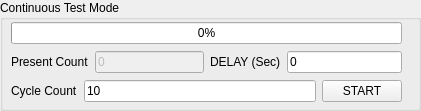
    <widget class="QGroupBox" name="test_mode">
     <property name="geometry">
      <rect>
       <x>20</x>
       <y>590</y>
       <width>421</width>
       <height>111</height>
      </rect>
     </property>
     <property name="title">
      <string>Continuous Test Mode</string>
     </property>
     <widget class="QWidget" name="">
      <property name="geometry">
       <rect>
        <x>11</x>
        <y>21</y>
        <width>391</width>
        <height>84</height>
       </rect>
      </property>
      <layout class="QVBoxLayout" name="verticalLayout_8">
       <item>
        <widget class="QProgressBar" name="cyc_prog">
         <property name="value">
          <number>0</number>
         </property>
        </widget>
       </item>
       <item>
        <layout class="QHBoxLayout" name="horizontalLayout_3">
         <item>
          <layout class="QHBoxLayout" name="horizontalLayout_76">
           <item>
            <widget class="QLabel" name="label_3">
             <property name="text">
              <string>Present Count</string>
             </property>
            </widget>
           </item>
           <item>
            <widget class="QLineEdit" name="present_cnt">
             <property name="enabled">
              <bool>false</bool>
             </property>
             <property name="text">
              <string>0</string>
             </property>
            </widget>
           </item>
          </layout>
         </item>
         <item>
          <layout class="QHBoxLayout" name="horizontalLayout_2">
           <item>
            <widget class="QLabel" name="label_4">
             <property name="text">
              <string>DELAY (Sec)</string>
             </property>
            </widget>
           </item>
           <item>
            <widget class="QLineEdit" name="delay">
             <property name="enabled">
              <bool>true</bool>
             </property>
             <property name="text">
              <string>0</string>
             </property>
             <property name="maxLength">
              <number>60</number>
             </property>
            </widget>
           </item>
          </layout>
         </item>
        </layout>
       </item>
       <item>
        <layout class="QHBoxLayout" name="horizontalLayout_6">
         <item>
          <widget class="QLabel" name="label_2">
           <property name="text">
            <string>Cycle Count</string>
           </property>
          </widget>
         </item>
         <item>
          <widget class="QLineEdit" name="cyc_cnt">
           <property name="text">
            <string>10</string>
           </property>
          </widget>
         </item>
         <item>
          <widget class="QPushButton" name="cyc_start">
           <property name="text">
            <string>START</string>
           </property>
          </widget>
         </item>
        </layout>
       </item>
      </layout>
     </widget>
    </widget>
